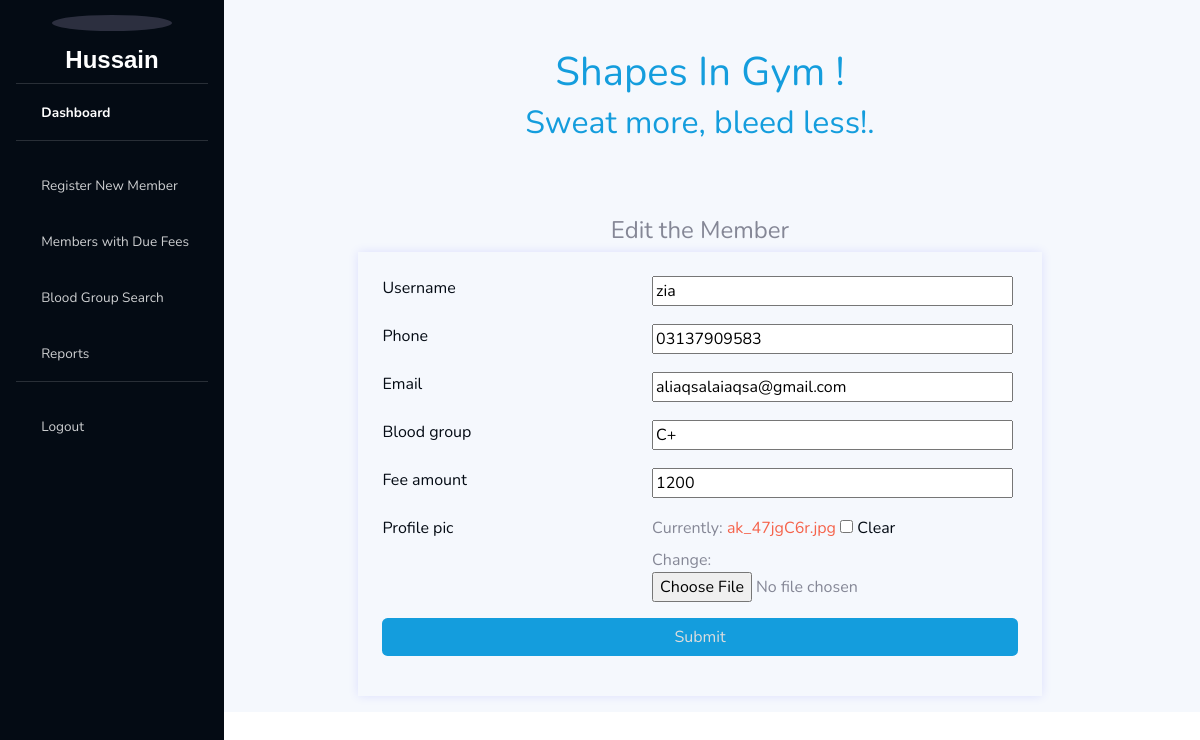
The app's page /edit_member/54/ (signed in), older data.
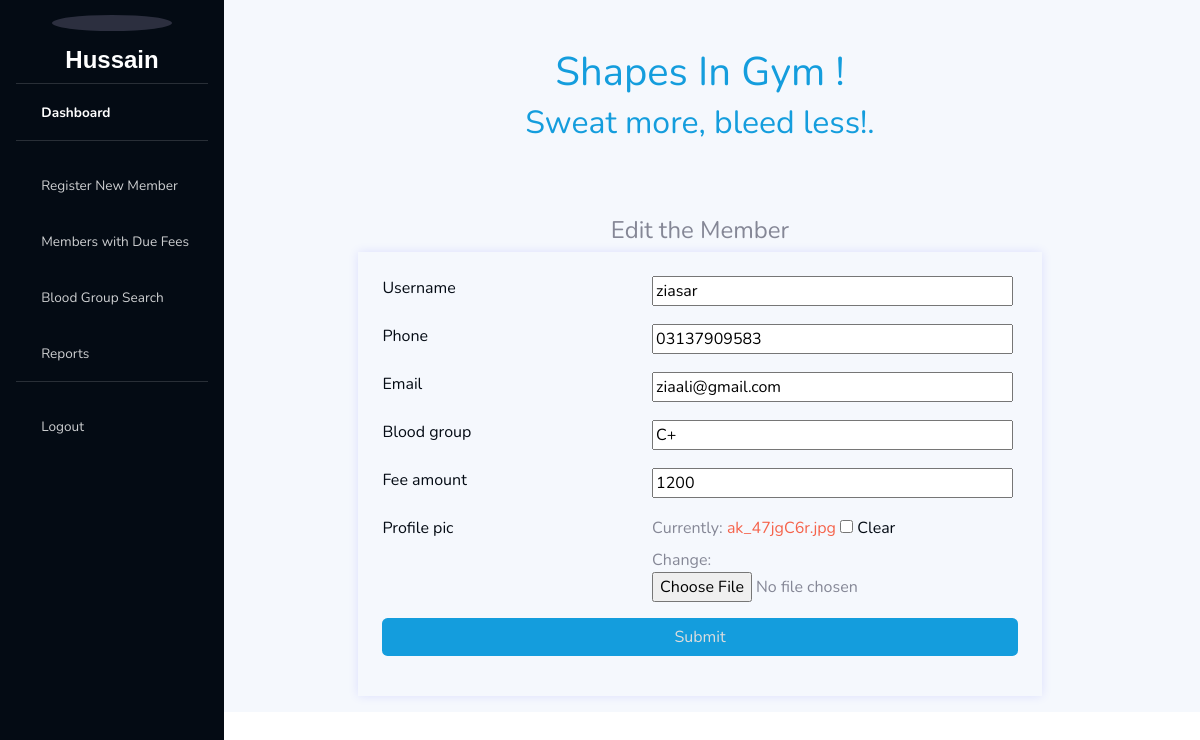
The same page, newer data.
### myauth/models.py (models this page shows, shortened)
class User(AbstractUser):
    username=models.CharField(max_length=50, null=True, blank=True)
    phone=models.CharField(max_length=50, null=True, blank=True)
    email=models.EmailField(unique=True)
    profile_pic=models.ImageField(null=True, blank=True, default='default.jpg')
    blood_group=models.CharField(max_length=10, null=True, blank=True)
    due_date=models.DateField(null=True, blank=True)
    created=models.DateField(auto_now_add=True)
    updated=models.DateField(auto_now=True)
    fee_paid_date=models.DateField(null=True, blank=True)
    fee_amount=models.CharField(max_length=10, null=True, blank=True)
    is_active=models.BooleanField(default=False)
    is_fee_paid=models.BooleanField(default=False)
    is_staff=models.BooleanField(default=False)
    USERNAME_FIELD='email'
    REQUIRED_FIELDS=[]
    objects = CustomUserManager()

### myauth/views.py (the view)
# urls.py: path('edit_member/<int:instance_id>/', edit_member, name='edit_member'),
def edit_member(request, instance_id):
    instance = get_object_or_404(User, id=instance_id)
    if request.method == 'POST':
        form = MemberForm(request.POST or None, request.FILES or None, instance=instance)
        if form.is_valid():
            form.save()
    form = MemberForm(instance=instance)
    member=User.objects.get(id=instance_id)
    if member.fee_amount and member.fee_amount != '0.0':
        print('Fees Paid')
        today = datetime.now()
        member.is_fee_paid=True
        member.is_active=True
        member.fee_paid_date=timezone.now()
        if member.due_date is not None:
            due_date=member.due_date
            due_date = due_date + relativedelta(months=1)
        else:
            due_date = today + relativedelta(months=1)
        member.due_date=due_date
        member.save()
    context = {
        'form': form,
        'instance': instance,
    }
    return render(request, 'myauth/edit_member.html', context)

### myauth/forms.py
class MemberForm (forms.ModelForm):
    class Meta:
        model=User
        fields=['username', 'phone', 'email', 'blood_group', 'fee_amount', 'profile_pic']

### myauth/templates/myauth/edit_member.html (shortened to what this page needs)
{% extends 'main.html' %} {% load static %} {% block content %}
<main class="container pl-0">
  <h1 class="h1 text-gray-900 mb-4 text-center" style="padding-top: 5%; color: #149ddd  !important;">
    Shapes In Gym ! <br /><small style="color: #149ddd">Sweat more, bleed less!.</small>
  </h1>
<br>
<br>
<h4 class="register-heading text-center">Edit the Member</h4>
<div class="row text-center justify-content-center">
            <form method="POST" action="" enctype="multipart/form-data" class="my-form p-4 mb-3" style="box-shadow: 0 0 10px rgba(0, 0, 255, 0.1); width: 70%;">
              {% for field in form %}
              <div class="form-row form-row-register mx-0">
                <div class="">
                    <div class="form-group">
                        <label for="room_name" class="form-label">{{field.label}}</label>
                    </div>
                </div>
                <div class="col-md-7">
                    <div class="form-group">
                        <div class="form-control-user {% if field.field.widget.input_type != 'checkbox' %}full-width{% endif %}" style="text-align: initial;">{{field}}</div>
                    </div>
                </div>
            </div>
              {% endfor %}
              <div class="form-group">
                  <input class="btn register-btn btn-block" type="submit" name="register" value="Submit" />
              </div>
          </form>
        </div>
    </div>
{% endblock %}

### templates/main.html (shortened to what this page needs)
<!DOCTYPE html>
{% load static %}
<html>
<head>
  <link rel="stylesheet" type="text/css" href="{% static 'css/styles.css' %}" />
  <link rel="stylesheet" type="text/css" href="{% static 'vendor/fontawesome-free/css/all.min.css' %}" />
  <link rel="stylesheet" type="text/css" href="{% static 'css/sb-admin-2.min.css' %}" />
</head>
<body id="page-top">
  <div id="wrapper">
    {% if request.user.is_authenticated %}
    {% include 'navbar.html' %}
    {% endif %}
    {% block content %} {% endblock %}
</body>
</html>

### templates/navbar.html (shortened to what this page needs)
{% load static %}
<ul
  class="navbar-nav bg-gradient-primary sidebar sidebar-dark accordion"
  id="accordionSidebar"
>
  <div class="profile mb-2">
    <img src="../static/images/unknown_profile_pic.jpg" alt="" class="img-fluid rounded-circle">
    <h1 class="text-white"><a href="{% url 'home' %}" class="text-white">{{request.user.username|title}}</a></h1>
  </div>
  <hr class="sidebar-divider my-0" />
  <li class="nav-item active">
    <a class="nav-link" href="{% url 'home' %}">
      <i class="fas fa-fw fa-tachometer-alt"></i>
      <span>Dashboard</span></a
    >
  </li>
  <hr class="sidebar-divider" />
  <li class="nav-item">
    <a class="nav-link" href="{% url 'registerNewUser' %}">
      <i class="fas fa-fw fa-edit"></i>
      <span>Register New Member</span></a
    >
  </li>
  <li class="nav-item">
    <a class="nav-link" href="{% url 'dueMembers' %}">
      <i class="fas fa-fw fa-edit"></i>
      <span>Members with Due Fees</span></a
    >
  </li>
  <li class="nav-item">
    <a class="nav-link" href="{% url 'bloodGroup' %}">
      <i class="fas fa-fw fa-edit"></i>
      <span>Blood Group Search</span></a
    >
  </li>
  <li class="nav-item">
    <a class="nav-link" href="{% url 'reports' %}">
      <i class="fas fa-fw fa-tablet"></i>
      <span>Reports</span></a
    >
  </li>
  <hr class="sidebar-divider" />
  <li class="nav-item">
    <a class="nav-link" href="{% url 'logoutPage' %}">
      <i class="fas fa-fw fa-circle"></i>
      <span>Logout</span></a
    >
  </li>
</ul>

### static/css/styles.css (style rules this page uses)
.container { max-width: 100% !important; }
label { color: #040b14; }
.form-row-register { justify-content: space-between; }
#accordionSidebar { position: fixed; background: #040b14; }
main { background: #f5f8fd; margin-left: 14rem !important; }
.register-btn { background-color: #149ddd !important; color: #ddd !important; }

### templates/navbar.html (style rules this page uses)
.profile img { margin: 15px auto; display: block; width: 120px; border: 8px solid #2c2f3f; }
.img-fluid { max-width: 100%; height: auto; }
.profile h1 { font-size: 24px; margin: 0; padding: 0; font-weight: 600; -moz-text-align-last: center; text-align-last: center; font-family: "Poppins", sans-serif; }

### myauth/templates/myauth/edit_member.html (style rules this page uses)
.full-width input[type="text"], .full-width input[type="password"], .full-width input[type="email"], .full-width select, .full-width textarea { width: 100%; }

Row changes from the older to the newer data that the page shows:
changed User: username "zia" → "ziasar"; email "aliaqsalaiaqsa@gmail.com" → "ziaali@gmail.com"
